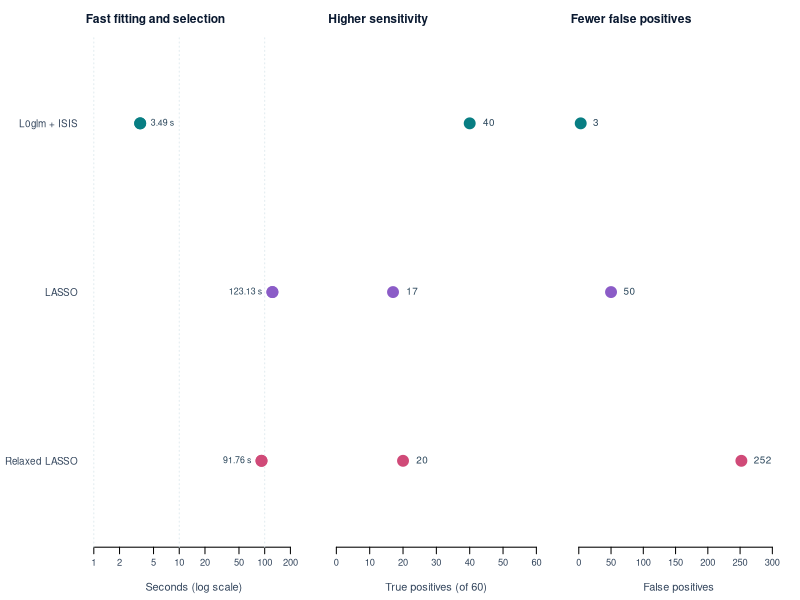

Write the R code that produced this figure.
## ---- chunk 1
knitr::opts_chunk$set(collapse=TRUE, comment="#>", message=FALSE, warning=FALSE,
  fig.width=9, fig.height=4.2, dpi=160)
## ---- chunk 2
layout(matrix(1:3, nrow=1), widths=c(1.3, 1, 1))
par(mar=c(4, 6.5, 2.8, 1), mgp=c(2.5, .6, 0), family="sans", cex.axis=.85,
  bg="white", col.axis="#34465d", col.lab="#34465d", col.main="#0a1930")
labels <- c("L0glm + ISIS", "LASSO", "Relaxed LASSO")
cols <- c("#087e83", "#8b5cc7", "#d04a78")
seconds <- c(3.49, 123.13, 91.76)
plot(seconds, 3:1, log="x", xlim=c(1, 220), ylim=c(.6, 3.4), pch=21, bg=cols,
  col=cols, cex=2.2, yaxt="n", xlab="Seconds (log scale)", ylab="", bty="n")
axis(2, at=3:1, labels=labels, las=1, tick=FALSE, cex.axis=.9)
abline(v=c(1, 10, 100), col="#e1ebef", lty=3)
points(seconds, 3:1, pch=21, bg=cols, col=cols, cex=2.2)
text(seconds, 3:1, sprintf("%.2f s", seconds), pos=ifelse(seconds > 50, 2, 4),
  offset=.8, cex=.8, col="#29455a")
title("Fast fitting and selection", adj=0, cex.main=1.1)
par(mar=c(4, 1, 2.8, 1))
tp <- c(40, 17, 20)
plot(tp, 3:1, xlim=c(0, 60), ylim=c(.6, 3.4), pch=21, bg=cols, col=cols,
  cex=2.2, yaxt="n", xlab="True positives (of 60)", ylab="", bty="n")
text(tp+2, 3:1, tp, pos=4, cex=.9, col="#29455a")
title("Higher sensitivity", adj=0, cex.main=1.1)
fp <- c(3, 50, 252)
plot(fp, 3:1, xlim=c(0, 310), ylim=c(.6, 3.4), pch=21, bg=cols, col=cols,
  cex=2.2, yaxt="n", xlab="False positives", ylab="", bty="n")
text(fp+9, 3:1, fp, pos=4, cex=.9, col="#29455a")
title("Fewer false positives", adj=0, cex.main=1.1)
layout(1)
